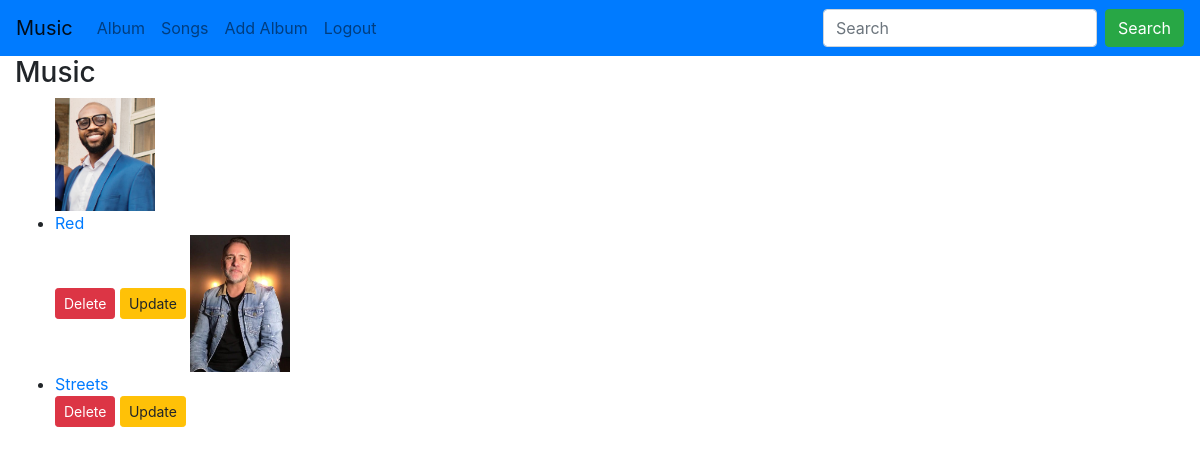
The app's page /music/ with its own data.
### music/models.py (models this page shows, shortened)
class Album(models.Model):
    artist = models.CharField(max_length=100, null=False)
    album_title = models.CharField(max_length=100)
    genre = models.CharField(max_length=100)
    album_logo = models.FileField(null=True, blank=True)

### music/views.py (the view)
# urls.py: path('', views.IndexView.as_view(), name='index'),
class IndexView(generic.ListView):
    template_name = 'music/index.html'
    context_object_name = 'albums'
    def get_queryset(self):
        return Album.objects.all()

### music/templates/music/index.html (shortened to what this page needs)
{% extends 'music/base.html' %}
{% block content %}
    <div class="container-fluid">
        <h3>Music</h3>
    {% if albums %}
    <ul>
        {% for album in albums %}
            {% if album.album_logo %}
            <img src="{{ album.album_logo.url }}" class="img-responsive" width="100"/>
            {% endif %}
            <li><a href="{% url 'music:detail' album.id %}">
                {{ album.album_title }}</a>
            </li>
            <form method="post" action="{% url 'music:delete-album' album.id %}" style="display: inline;">
                <button type="submit" class="btn btn-sm btn-danger">Delete</button>
            </form>
            <a href="{% url 'music:update-album' album.id %}"><button class="btn btn-sm btn-warning">Update</button></a>
        {% endfor %}
    </ul>
    {% else %}
        <h5>No albums Available</h5>
    {% endif %}
    </div>
{% endblock %}

### music/templates/music/base.html (shortened to what this page needs)
{% load static %}
<!DOCTYPE html>
<html lang="en">
<head>
    <link rel="stylesheet" href="https://stackpath.bootstrapcdn.com/bootstrap/4.3.1/css/bootstrap.min.css">
</head>
<body>
<nav class="navbar navbar-expand-lg navbar-light bg-primary">
  <a class="navbar-brand" href="#">Music</a>
  <div class="collapse navbar-collapse" id="navbarSupportedContent">
    <ul class="navbar-nav mr-auto">
      <li class="nav-item">
        <a class="nav-link" href="{% url 'music:index' %}">Album</a>
      </li>
      <li class="nav-item">
        <a class="nav-link" href="{% url 'music:index' %}">Songs</a>
      </li>
      <li class="nav-item">
        <a class="nav-link" href="{% url 'music:create-album' %}">Add Album</a>
      </li>
      <li class="nav-item">
        <a class="nav-link" href="{% url 'music:index' %}">Logout</a>
      </li>
    </ul>
    <form class="form-inline my-2 my-lg-0" role="search" method="get" action="#">
      <input class="form-control mr-sm-2" type="search" placeholder="Search" aria-label="Search" name="q">
      <button class="btn btn-success my-2 my-sm-0" type="submit">Search</button>
    </form>
  </div>
</nav>
    {% block content %}
    {% endblock %}
</body>
</html>

### records on screen
Album: album_logo (picture), album_title "Red"
Album: album_logo (picture), album_title "Streets"
